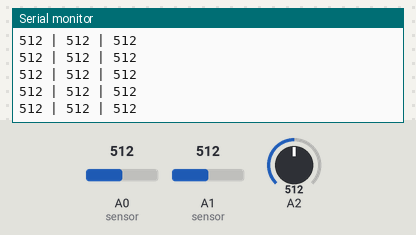
A sketch run on a simulated Arduino Uno, built with avr-gcc and run on an emulated ATmega328P. Parts: the last lines printed to the serial monitor. The inputs (shaded band) are chosen by the test bench; at power-on: A0 (sensor) = 512, A1 (sensor) = 512, A2 = 512.

Above: at 1.2 s.
1.3 s: A0 (sensor) set to 107
At 2.4 s:
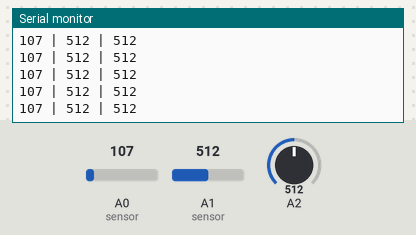
4.3 s: A0 (sensor) set to 90
At 5.3 s:
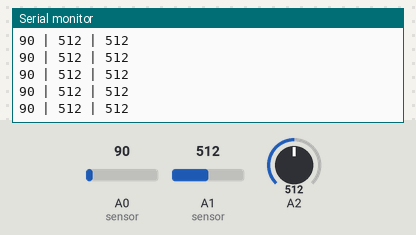
7.3 s: A1 (sensor) set to 109
At 8.3 s:
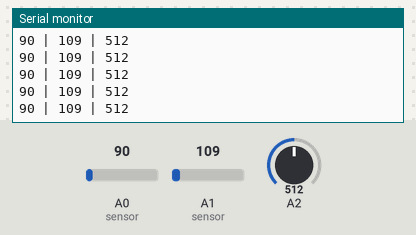
10.3 s: A1 (sensor) set to 92
At 11.1 s:
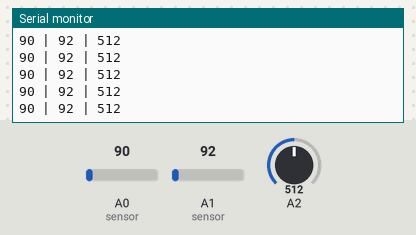
Timing chart, 0 to 13.3 s (numbered marks = the images above; inputs shaded):
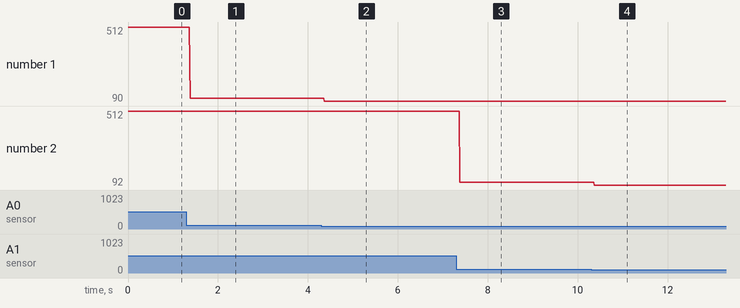

The sketch:

ArduinoSinaisEletricos.ino
```cpp
void setup() {
  Serial.begin(9600); // Inicializa a comunicação serial com taxa de baud de 9600
}

void loop() {
  int valorSensor1 = analogRead(A0); // Lê o valor do primeiro sensor conectado ao pino A0
  int valorSensor2 = analogRead(A1); // Lê o valor do segundo sensor conectado ao pino A1
  int valorSensor3 = analogRead(A2);

  // Formata os valores em uma string
  String mensagem = String(valorSensor1) + " | " + String(valorSensor2) + " | " + String(valorSensor3);

  // Envia a string pela porta serial
  Serial.println(mensagem);

}
```

Measured:
- after the input at 1.3 s, the serial monitor: prints a new line after 0.08 s (image 1)
- after the input at 4.3 s, the serial monitor: prints a new line after 0.07 s (image 2)
- after the input at 7.3 s, the serial monitor: prints a new line after 0.08 s (image 3)
- after the input at 10.3 s, the serial monitor: prints a new line after 0.07 s (image 4)
- plotted number 1: 512 → 107 after the input at 1.3 s, 107 → 90 after the input at 4.3 s
- plotted number 2: 512 → 109 after the input at 7.3 s, 109 → 92 after the input at 10.3 s
